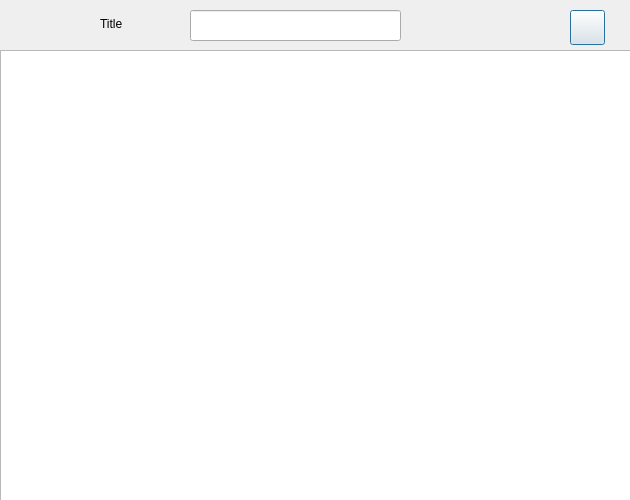
<?xml version="1.0" encoding="UTF-8"?>
<ui version="4.0">
 <class>addNoteText</class>
 <widget class="QDialog" name="addNoteText">
  <property name="geometry">
   <rect>
    <x>0</x>
    <y>0</y>
    <width>630</width>
    <height>500</height>
   </rect>
  </property>
  <property name="windowTitle">
   <string>Dialog</string>
  </property>
  <widget class="QTextEdit" name="textEdit">
   <property name="geometry">
    <rect>
     <x>0</x>
     <y>50</y>
     <width>631</width>
     <height>451</height>
    </rect>
   </property>
   <property name="font">
    <font>
     <family>微软雅黑</family>
     <pointsize>10</pointsize>
    </font>
   </property>
   <property name="html">
    <string>&lt;!DOCTYPE HTML PUBLIC &quot;-//W3C//DTD HTML 4.0//EN&quot; &quot;http://www.w3.org/TR/REC-html40/strict.dtd&quot;&gt;
&lt;html&gt;&lt;head&gt;&lt;meta name=&quot;qrichtext&quot; content=&quot;1&quot; /&gt;&lt;style type=&quot;text/css&quot;&gt;
p, li { white-space: pre-wrap; }
&lt;/style&gt;&lt;/head&gt;&lt;body style=&quot; font-family:'微软雅黑'; font-size:10pt; font-weight:400; font-style:normal;&quot;&gt;
&lt;p style=&quot;-qt-paragraph-type:empty; margin-top:0px; margin-bottom:0px; margin-left:0px; margin-right:0px; -qt-block-indent:0; text-indent:0px;&quot;&gt;&lt;br /&gt;&lt;/p&gt;&lt;/body&gt;&lt;/html&gt;</string>
   </property>
  </widget>
  <widget class="QPushButton" name="pushButton_2">
   <property name="geometry">
    <rect>
     <x>570</x>
     <y>10</y>
     <width>35</width>
     <height>35</height>
    </rect>
   </property>
   <property name="styleSheet">
    <string notr="true">border-image: url(:/new/prefix1/save.png);</string>
   </property>
   <property name="text">
    <string/>
   </property>
  </widget>
  <widget class="QLabel" name="label">
   <property name="geometry">
    <rect>
     <x>100</x>
     <y>8</y>
     <width>81</width>
     <height>31</height>
    </rect>
   </property>
   <property name="styleSheet">
    <string notr="true">font: 20pt &quot;微软雅黑&quot;;</string>
   </property>
   <property name="text">
    <string>Title</string>
   </property>
  </widget>
  <widget class="QLineEdit" name="lineEdit">
   <property name="geometry">
    <rect>
     <x>190</x>
     <y>10</y>
     <width>211</width>
     <height>31</height>
    </rect>
   </property>
   <property name="font">
    <font>
     <family>微软雅黑</family>
     <pointsize>13</pointsize>
    </font>
   </property>
   <property name="text">
    <string/>
   </property>
  </widget>
 </widget>
 <resources/>
 <connections/>
</ui>
